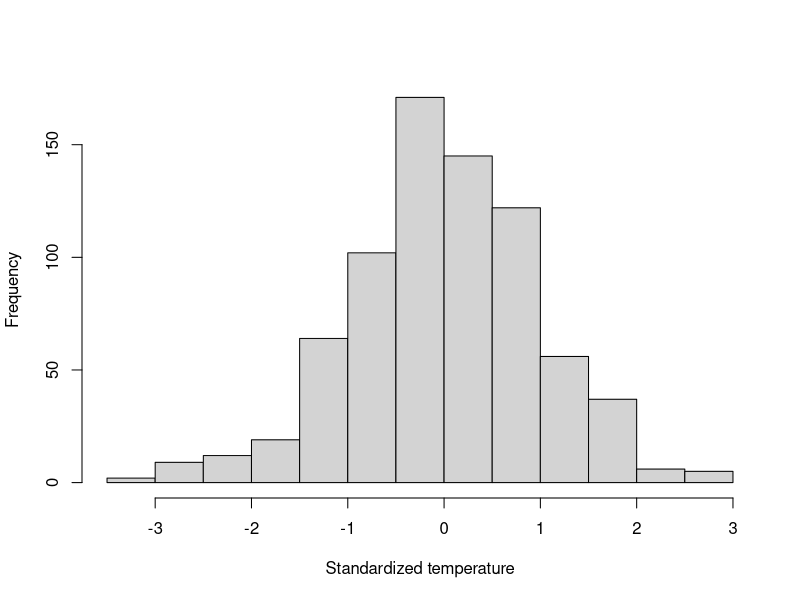
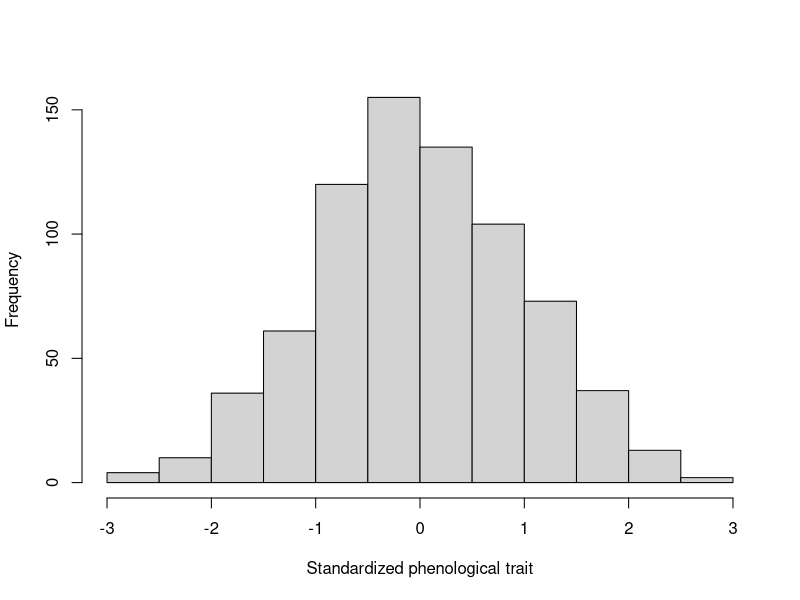
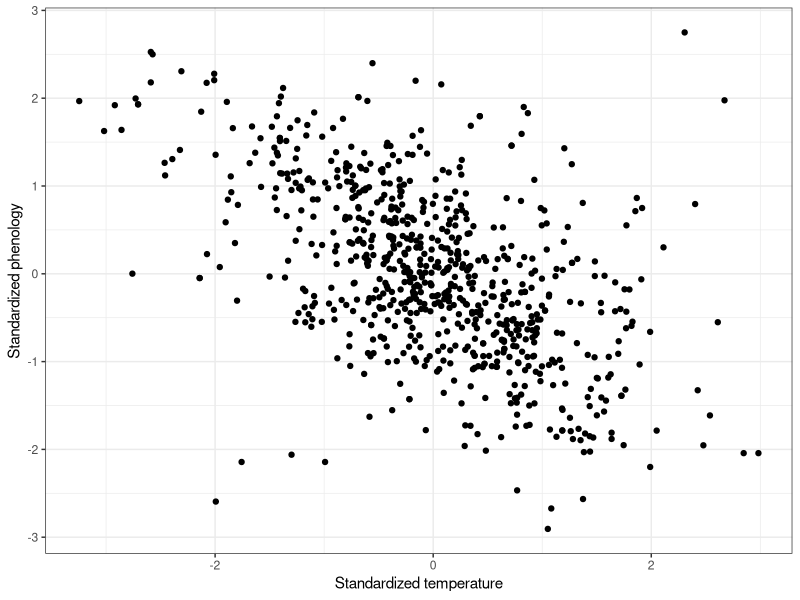
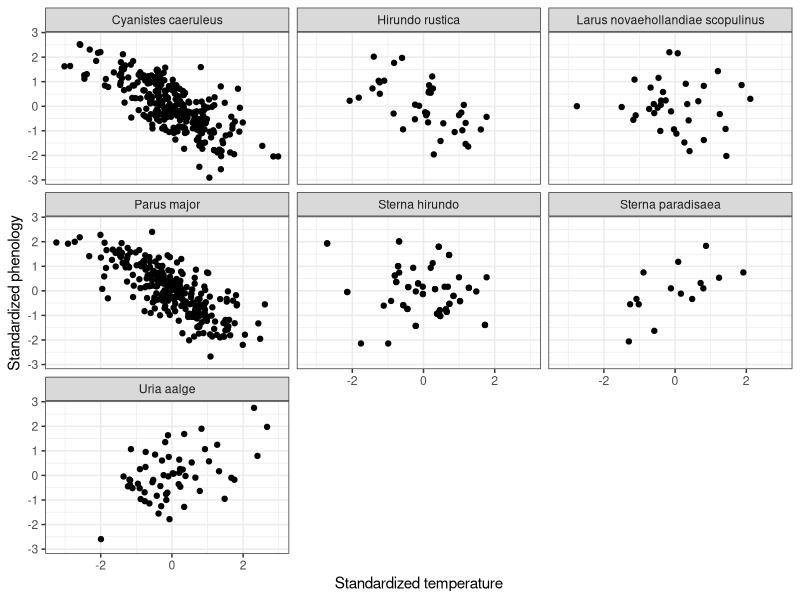
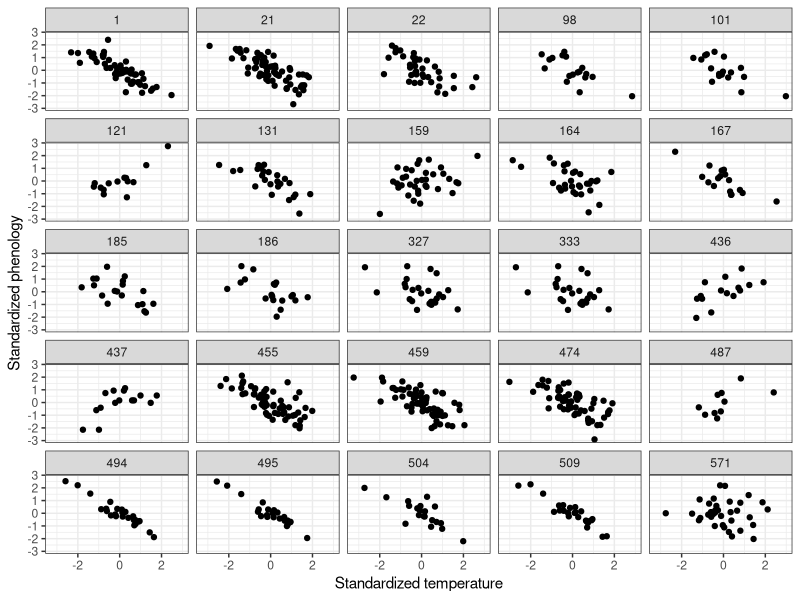
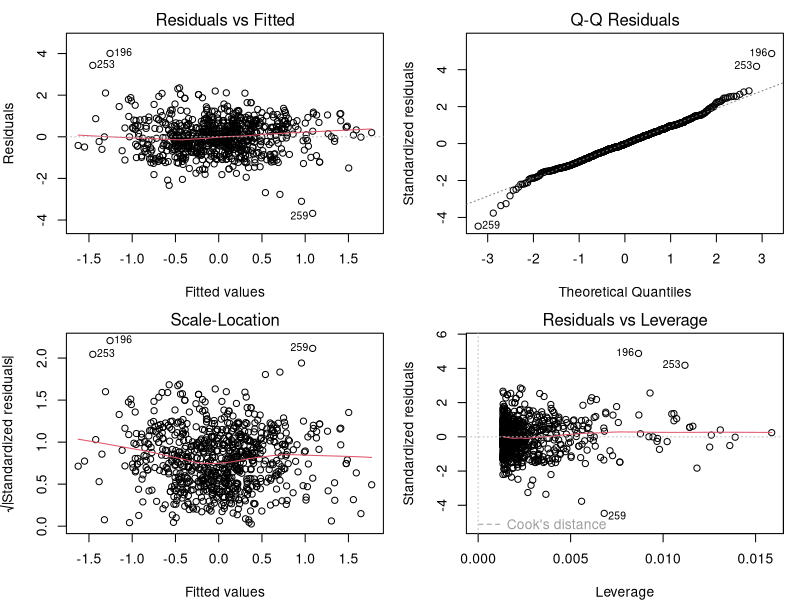
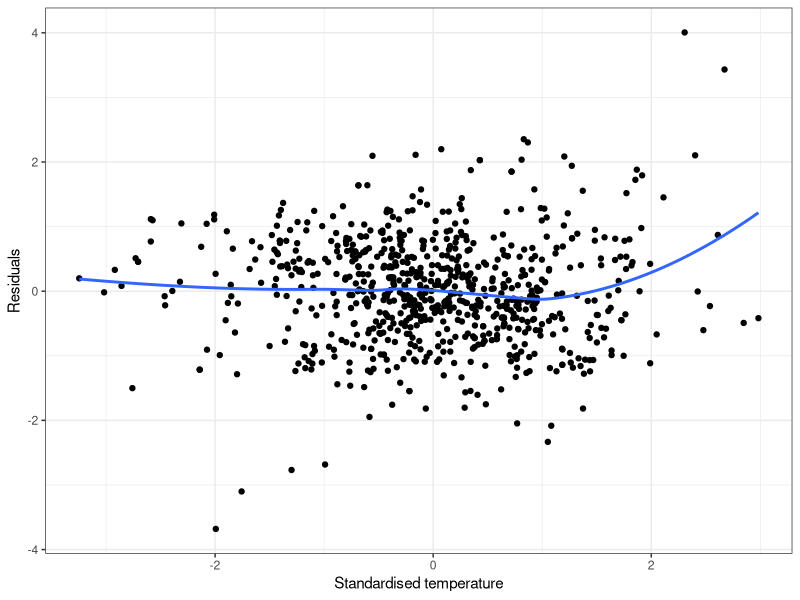
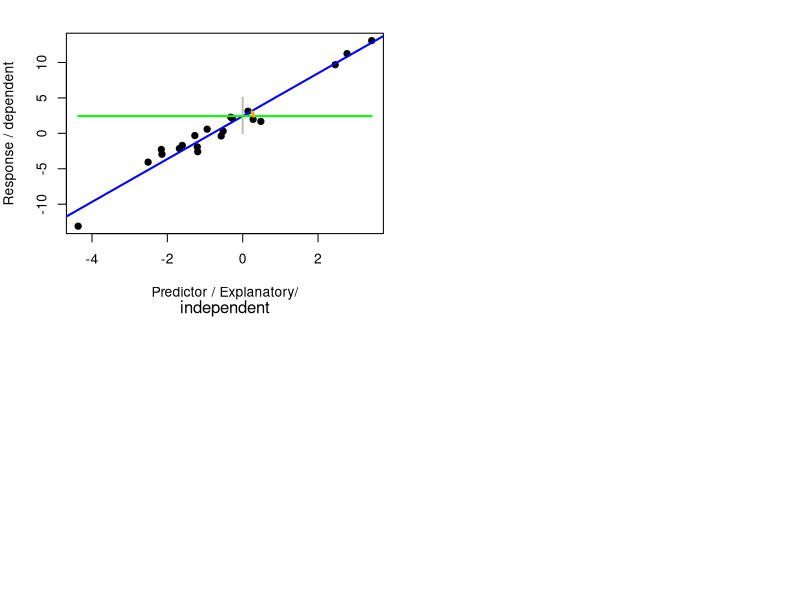

The R script that drew these images, in order:
## ---- chunk 1
knitr::opts_chunk$set(echo = FALSE)
library(tidyverse)
library(magrittr)
library(ggplot2)
## ---- chunk 2
dat <- read.csv(file = here::here('data', 'dat_phen_temp_subs.csv'))
head(dat)
str(dat)
## ---- chunk 3
dat_fac <- dat %>%
  mutate_if(is.character, as.factor) %>% 
  mutate(ID = as.factor(ID))
str(dat_fac)

## pay attention to the number of studies, number of species and number of countries, from which they are coming
levels(dat_fac$Species)

hist(dat_fac$det_Clim, xlab = 'Standardized temperature', main = NULL)
hist(dat_fac$Trait_mean, xlab = 'Standardized phenological trait', main = NULL)

## ---- chunk 4
ggplot(dat_fac, aes(x = det_Clim, y = Trait_mean)) +
  geom_point() + theme_bw() + 
  xlab('Standardized temperature') +
  ylab('Standardized phenology')

## ---- chunk 5
ggplot(dat_fac, aes(x = det_Clim, y = Trait_mean)) +
  geom_point() + theme_bw() + 
  facet_wrap(vars(Species)) +
  xlab('Standardized temperature') +
  ylab('Standardized phenology')

## ---- chunk 6
ggplot(dat_fac, aes(x = det_Clim, y = Trait_mean)) +
  geom_point() + theme_bw() + 
  facet_wrap(vars(ID)) +
  xlab('Standardized temperature') +
  ylab('Standardized phenology')

table(dat_fac$Species, dat_fac$ID)
table(dat_fac$Species, dat_fac$Location)
## ---- chunk 7
modAll <- lm(Trait_mean ~ det_Clim, data = dat_fac)
summary(modAll)
par(mfrow = c(2,2), mar = c(4, 4, 2, 1))
plot(modAll)

## ---- chunk 8
dat_fac$Res_lm <- resid(modAll)
ggplot(dat_fac, aes(x = det_Clim, y = Res_lm)) +
  geom_point() +
  geom_smooth(method = 'loess', se = FALSE)  +
  theme_bw() + xlab('Standardised temperature') +
  ylab('Residuals')

## ---- chunk 9
set.seed(5)
npoints <- 20
x <- rnorm(npoints, mean = 0, sd= 2)
y <- 2 + x*3 + rnorm(npoints, 0, 1)
plot(y ~ x, pch = 19, xlab = 'Predictor / Explanatory/',
     ylab = 'Response / dependent', xlim = c(min(x), max(x)))
mtext('independent', side = 1, line = 4)
abline(lm(y ~ x), col = 'blue', lwd = 2)
segments(x0 = 0, y0 = 0, x1 = 0, y1 = 5, col = 'grey', lwd = 2)
segments(x0 = min(x), y0 = coef(lm(y ~ x))[1], x1 = max(x), y1 = coef(lm(y ~ x))[1], col = 'green', lwd = 2)

segments(x0 = 0.3, y0 = coef(lm(y ~ x))[1], x1 = 0.25, y1 = coef(lm(y ~ x))[1] + 0.6, col = 'orange', lwd = 3)


## ---- chunk 10
summary(modAll)
## ---- chunk 11
mod_SpInteract <- lm(Trait_mean ~ det_Clim + Species + det_Clim:Species, data = dat_fac)
summary(mod_SpInteract)
## ---- chunk 12
par(mfrow = c(2,2), mar = c(4, 4, 2, 1))
plot(mod_SpInteract)
## ---- chunk 13
mod_SpAdd <- lm(Trait_mean ~ det_Clim + Species, data = dat_fac)
summary(mod_SpAdd)

## ---- chunk 14

anova(mod_SpAdd, mod_SpInteract, test = 'Chisq')
## ---- chunk 15
dat_fac$pred <- predict(mod_SpInteract, data = dat_fac)

ggplot(dat_fac, aes(x = det_Clim, y = Trait_mean)) +
  geom_point() + theme_bw() + 
  facet_wrap(vars(ID)) +
  geom_line(data = dat_fac, aes(x = det_Clim, y = pred), col = 'red') +
  xlab('Standardized temperature') +
  ylab('Standardized morphological traits')

ggplot(dat_fac, aes(x = det_Clim, y = Trait_mean)) +
  geom_point() + theme_bw() +
  geom_line(data = dat_fac, aes(x = det_Clim, y = pred, group = ID), col = 'red') +
  xlab('Standardized temperature') +
  ylab('Standardized morphological traits')

